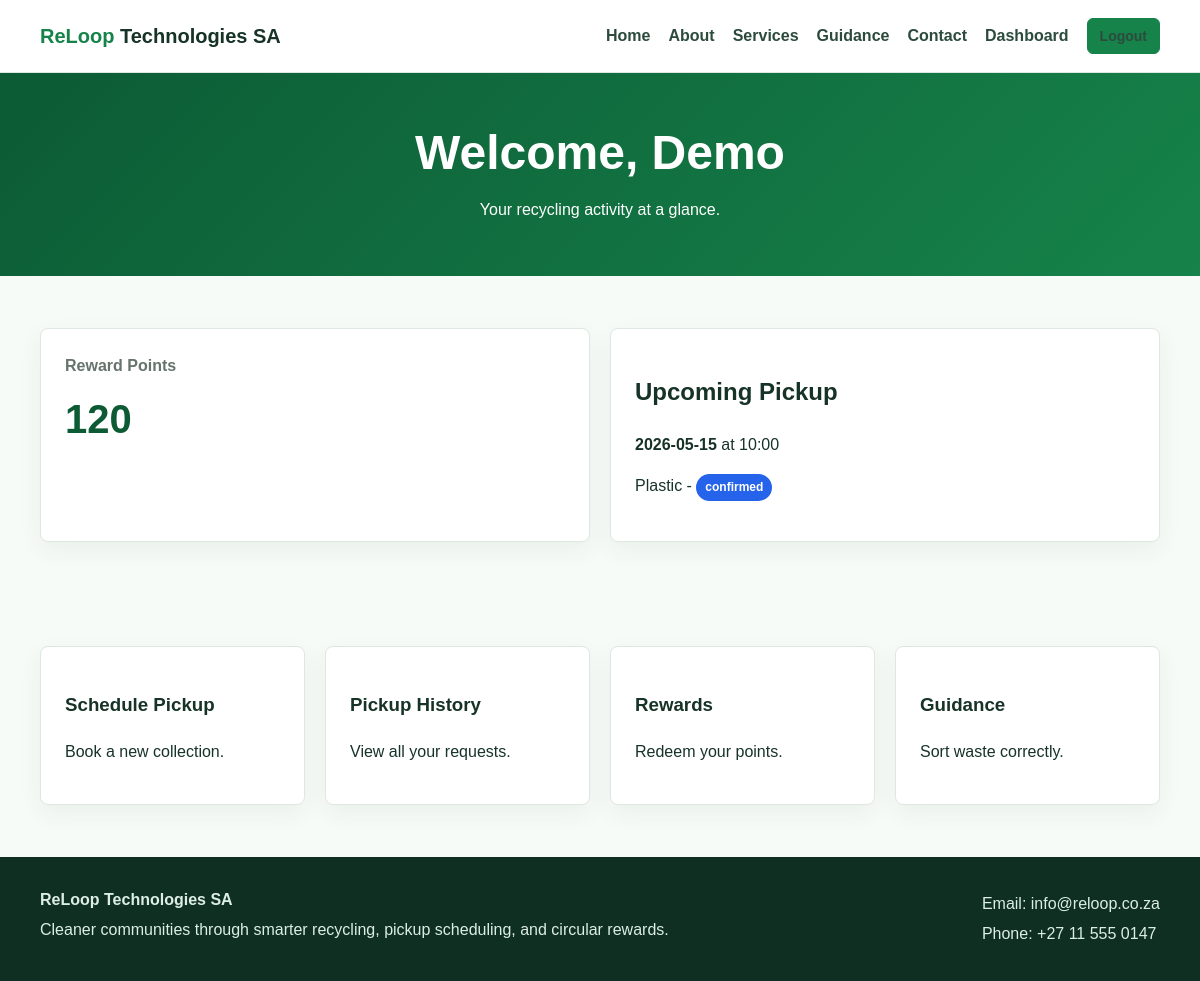
The app's page /dashboard.php (signed in) with its own data.
### tables this page shows
CREATE TABLE rewards (
    rewardID INT AUTO_INCREMENT PRIMARY KEY,
    userID INT UNIQUE NOT NULL,
    pointsBalance INT DEFAULT 0,
    totalEarned INT DEFAULT 0,
    totalRedeemed INT DEFAULT 0,
    lastUpdated DATETIME DEFAULT CURRENT_TIMESTAMP,
    FOREIGN KEY (userID) REFERENCES users(userID) ON DELETE CASCADE
);

CREATE TABLE pickups (
    pickupID INT AUTO_INCREMENT PRIMARY KEY,
    userID INT NOT NULL,
    agentID INT NULL,
    scheduledDate DATE NOT NULL,
    scheduledTime TIME NOT NULL,
    wasteType VARCHAR(100) NOT NULL,
    address VARCHAR(150) NOT NULL,
    status ENUM('pending','confirmed','completed','cancelled') DEFAULT 'pending',
    createdAt DATETIME DEFAULT CURRENT_TIMESTAMP,
    FOREIGN KEY (userID) REFERENCES users(userID) ON DELETE CASCADE,
    FOREIGN KEY (agentID) REFERENCES agents(agentID) ON DELETE SET NULL
);

### includes/db.php (called while the page is built, shortened)
<?php
function e($value) {
    return htmlspecialchars((string)$value, ENT_QUOTES, 'UTF-8');
}
function base_url($path = '') {
    return '/reloop/' . ltrim($path, '/');
}
?>

### dashboard.php (the view, shortened to what this page needs)
<?php
require_once __DIR__ . '/includes/auth.php';
$userID = current_user_id();
$pickupStmt = $pdo->prepare("SELECT * FROM pickups WHERE userID = ? AND status IN ('pending','confirmed') ORDER BY scheduledDate, scheduledTime LIMIT 1");
$pickupStmt->execute([$userID]);
$upcoming = $pickupStmt->fetch();
$rewardStmt = $pdo->prepare('SELECT pointsBalance FROM rewards WHERE userID = ?');
$rewardStmt->execute([$userID]);
$points = (int)($rewardStmt->fetch()['pointsBalance'] ?? 0);
include __DIR__ . '/includes/header.php';
?>
<section class="page-hero compact"><h1>Welcome, <?= e($_SESSION['firstName']) ?></h1><p>Your recycling activity at a glance.</p></section>
<section class="section dashboard-grid">
    <div class="card stat"><span>Reward Points</span><strong><?= e($points) ?></strong></div>
    <div class="card">
        <h2>Upcoming Pickup</h2>
        <?php if ($upcoming): ?>
            <p><strong><?= e($upcoming['scheduledDate']) ?></strong> at <?= e(substr($upcoming['scheduledTime'], 0, 5)) ?></p>
            <p><?= e($upcoming['wasteType']) ?> - <span class="badge <?= e($upcoming['status']) ?>"><?= e($upcoming['status']) ?></span></p>
        <?php else: ?>
            <p>No upcoming pickup scheduled.</p>
        <?php endif; ?>
    </div>
</section>
<section class="section cards">
    <a class="card link-card" href="<?= base_url('schedule_pickup.php') ?>"><h3>Schedule Pickup</h3><p>Book a new collection.</p></a>
    <a class="card link-card" href="<?= base_url('pickup_history.php') ?>"><h3>Pickup History</h3><p>View all your requests.</p></a>
    <a class="card link-card" href="<?= base_url('rewards.php') ?>"><h3>Rewards</h3><p>Redeem your points.</p></a>
    <a class="card link-card" href="<?= base_url('recycling_guidance.php') ?>"><h3>Guidance</h3><p>Sort waste correctly.</p></a>
</section>
<?php include __DIR__ . '/includes/footer.php'; ?>

### assets/css/style.css (style rules this page uses)
:root { --green: #16834a; --green-dark: #0c5b35; --mint: #eaf7ef; --lime: #b6e15a; --ink: #173327; --muted: #66746d; --line: #dce8e1; --white: #ffffff; --danger: #c0392b; --warning: #b7791f; --info: #2563eb; }
* { box-sizing: border-box; }
body { margin: 0; font-family: Arial, Helvetica, sans-serif; color: var(--ink); background: #f7fbf8; line-height: 1.6; }
a { color: inherit; text-decoration: none; }
.hero h1, .page-hero h1 { margin: 0 0 18px; font-size: 48px; line-height: 1.08; letter-spacing: 0; }
.page-hero { padding: 70px 24px; background: linear-gradient(135deg, var(--green-dark), var(--green)); color: var(--white); text-align: center; }
.page-hero.compact { padding: 54px 24px; }
.page-hero p { max-width: 720px; margin: 0 auto; }
.section { max-width: 1160px; margin: 0 auto; padding: 52px 20px; }
.cards { display: grid; grid-template-columns: repeat(auto-fit, minmax(240px, 1fr)); gap: 20px; }
.dashboard-grid { display: grid; grid-template-columns: repeat(auto-fit, minmax(220px, 1fr)); gap: 20px; }
.card, .form-card { background: var(--white); border: 1px solid var(--line); border-radius: 8px; padding: 24px; box-shadow: 0 8px 24px rgba(23, 51, 39, .06); }
.stat span { display: block; color: var(--muted); font-weight: 700; }
.stat strong { display: block; font-size: 40px; color: var(--green-dark); margin-top: 8px; }
.badge { display: inline-block; padding: 4px 9px; border-radius: 999px; font-size: 12px; font-weight: 700; color: var(--white); background: var(--muted); }
.badge.confirmed { background: var(--info); }

### records on screen
rewards: pointsBalance "120"
pickups: scheduledDate "2026-05-15", scheduledTime "10:00", wasteType "Plastic", status "confirmed"

### other values on screen
$_SESSION['firstName'] "Demo"
